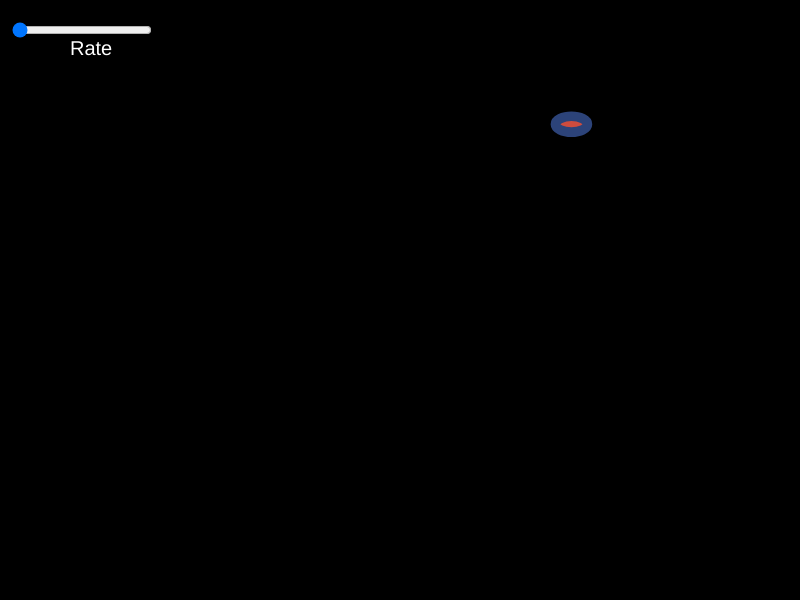
Frame 1 (no input)
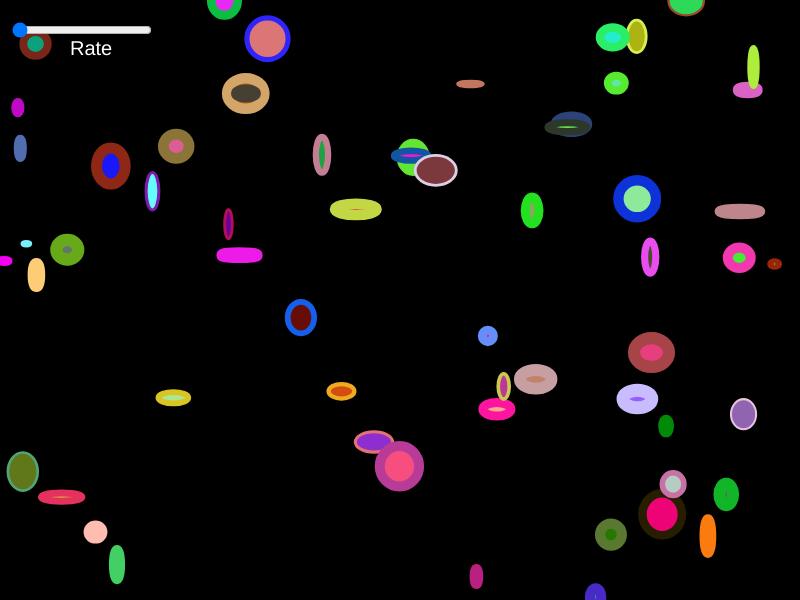
Frame 60 (no input)
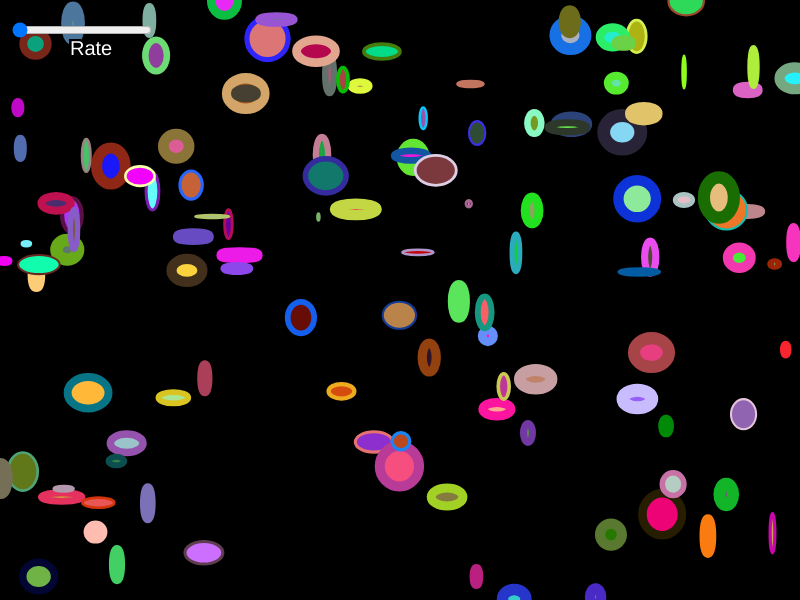
Frame 120 (the mouse pressed at the canvas centre since frame 60)

The p5.js sketch that drew these frames (run headless with seeded random() and noise() and a simulated clock; from frame 60 on, the mouse is pressed at the canvas centre):

// p5.js sketch
// ── sketch.js
var x;
var y;
var w;
var h;
var c1;
var c2;
var c3;
var linec1;
var linec2;
var linec3;
var linew;

var r;
var rate;

function setup() {
	createCanvas(displayWidth, displayHeight);
	background(0);
	
	
	rate = createSlider(1, 100, 1, 0.1);
	rate.position(10, 20);
	rate.style('width', '140px');
}

function draw() {
	textSize(20);
	strokeWeight(4);
	stroke(0);
	fill(255);
	r = Math.floor(rate.value());
	text('Rate',70,55);
	for(var i = 0; i < r; i++){
		x = random(width);
		y = random(height);
		w = random(2,42)
		h = random(2, 42)
		c1 = random(0,255);
		c2 = random(0,255);
		c3 = random(0,255);
		linec1 = random(0,255);
		linec2 = random(0,255);
		linec3 = random(0,255);
		linew = random(2, 13);
		stroke(linec1, linec2, linec3);
		strokeWeight(linew)
		fill(c1, c2, c3);
		ellipse(x, y ,w ,h);
	}
}
